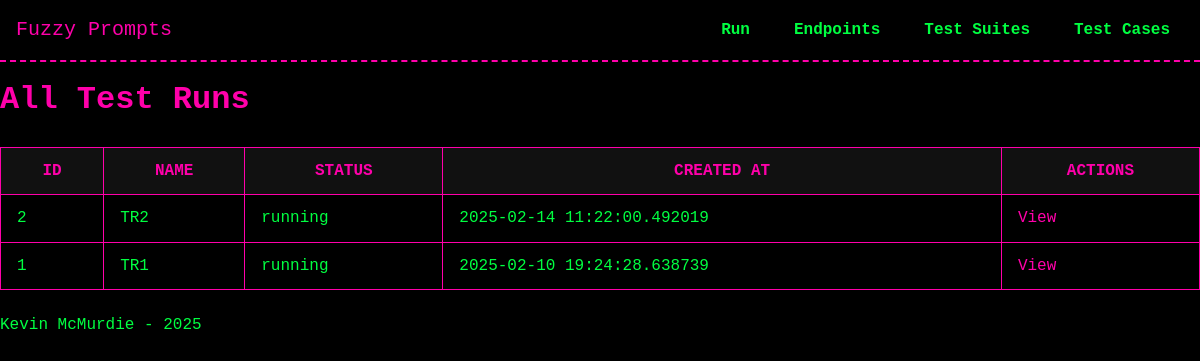
Before: /test_runs/ with the older database file.
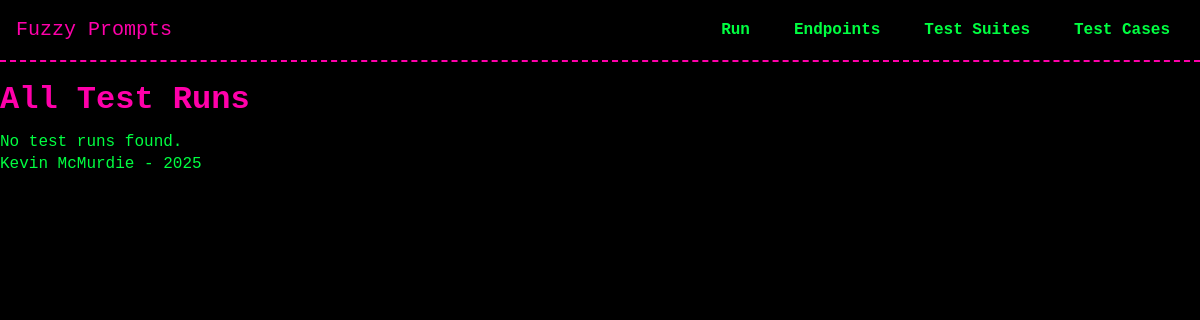
After: the same page with the newer database file.
### models/model_TestRun.py (models this page shows, shortened)
class TestRun(db.Model):
    __tablename__ = 'test_runs'
    id = db.Column(db.Integer, primary_key=True)
    name = db.Column(db.String(255), nullable=False)
    created_at = db.Column(db.DateTime, default=datetime.now)
    finished_at = db.Column(db.DateTime, nullable=True)
    status = db.Column(db.String(50), default="pending")
    current_sequence = db.Column(db.Integer, default=0)
    endpoint_id = db.Column(
        db.Integer,
        db.ForeignKey("endpoints.id", ondelete="SET NULL"),
        nullable=True
    )
    endpoint = db.relationship("Endpoint", back_populates="test_runs", passive_deletes=True)
    test_suites = db.relationship('TestSuite', secondary=test_run_suites, back_populates='test_runs')
    executions = db.relationship('TestExecution', back_populates='test_run',
                               order_by='TestExecution.sequence',
                               cascade='all, delete-orphan')

### routes/test_runs.py (the view)
@test_runs_bp.route('/', methods=['GET'])
def list_test_runs():
    page = request.args.get('page', 1, type=int)
    pagination = TestRun.query.order_by(TestRun.id.desc()).paginate(page=page, per_page=10, error_out=False)
    runs = pagination.items
    return render_template('test_runs/list_test_runs.html', test_runs=runs, pagination=pagination)

### templates/test_runs/list_test_runs.html (shortened to what this page needs)
{% extends "base.html" %}
{% block head %}
  <link rel="stylesheet" href="{{ url_for('static', filename='css/tables.css') }}">
{% endblock %}
{% block content %}
<h1>All Test Runs</h1>
{% if test_runs %}
  <table>
    <thead>
      <tr>
        <th>ID</th>
        <th>Name</th>
        <th>Status</th>
        <th>Created At</th>
        <th>Actions</th>
      </tr>
    </thead>
    <tbody>
      {% for run in test_runs %}
        <tr>
          <td>{{ run.id }}</td>
          <td>{{ run.name or 'N/A' }}</td>
          <td>{{ run.status or 'pending' }}</td>
          <td>{{ run.created_at or 'N/A' }}</td>
          <td>
            <a href="{{ url_for('test_runs_bp.view_test_run', run_id=run.id) }}">View</a>
          </td>
        </tr>
      {% endfor %}
    </tbody>
  </table>
{% else %}
  <p>No test runs found.</p>
{% endif %}
{% endblock %}

Changed rows visible on the page:
removed TestRun: id "2", name "TR2", status "running", created_at "2025-02-14 11:22:00.492019"
removed TestRun: id "1", name "TR1", status "running", created_at "2025-02-10 19:24:28.638739"
Other visible differences:
text no longer shown: "ID NAME STATUS CREATED AT ACTIONS"
text now shown: "No test runs found."
